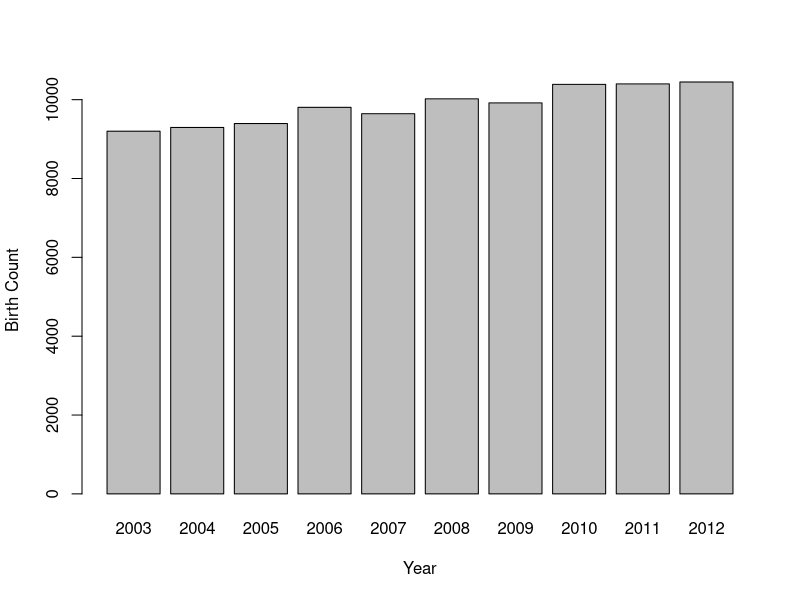
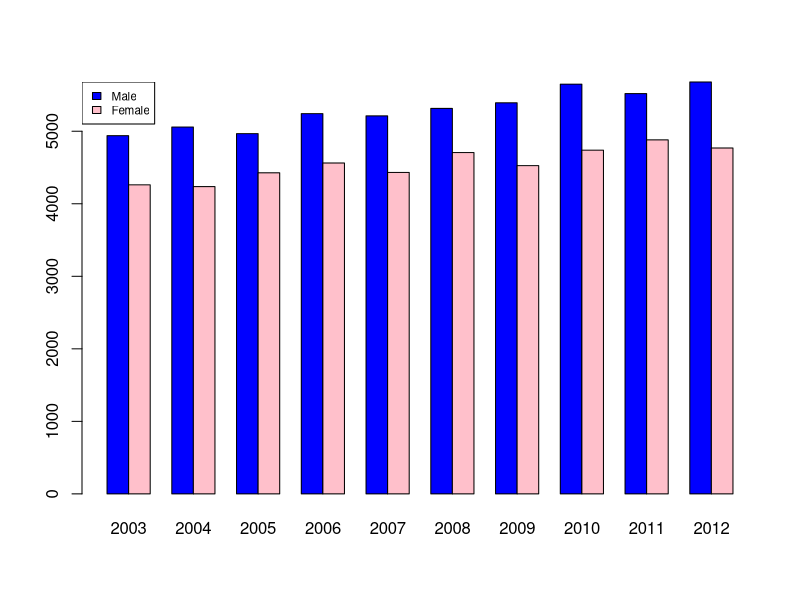
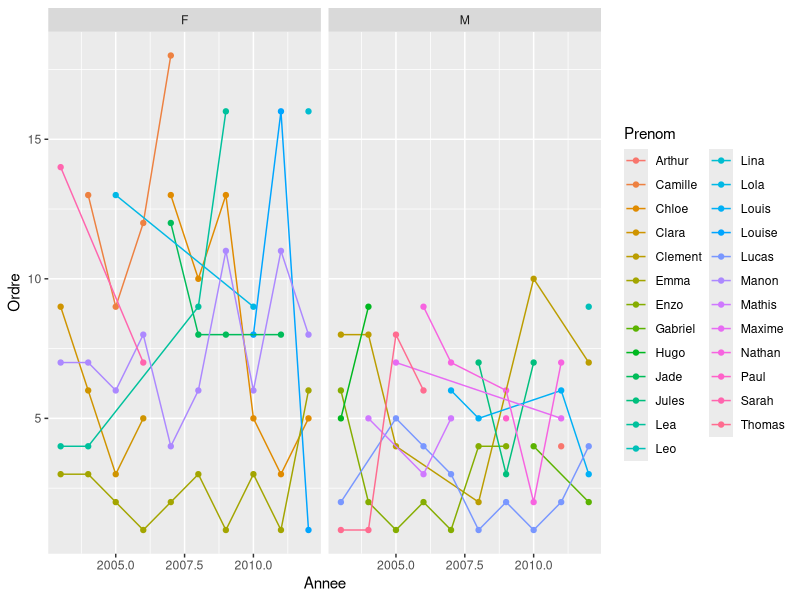
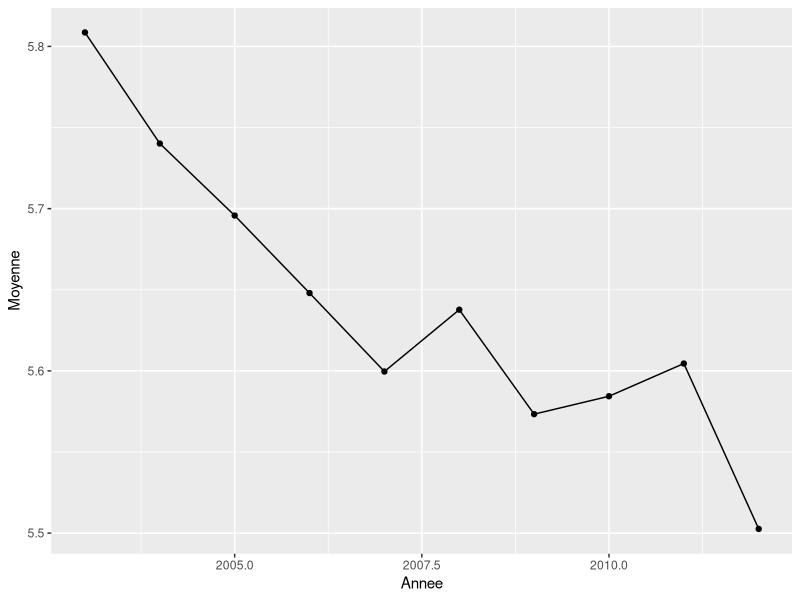
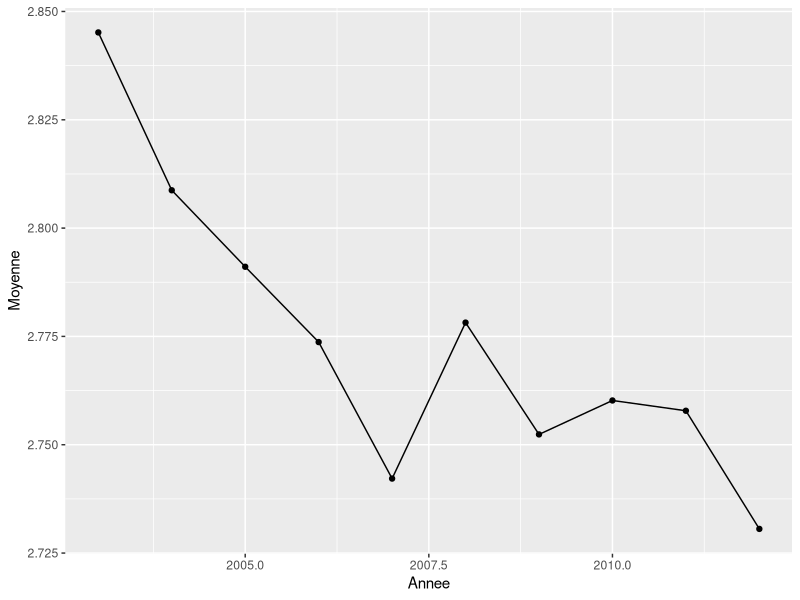
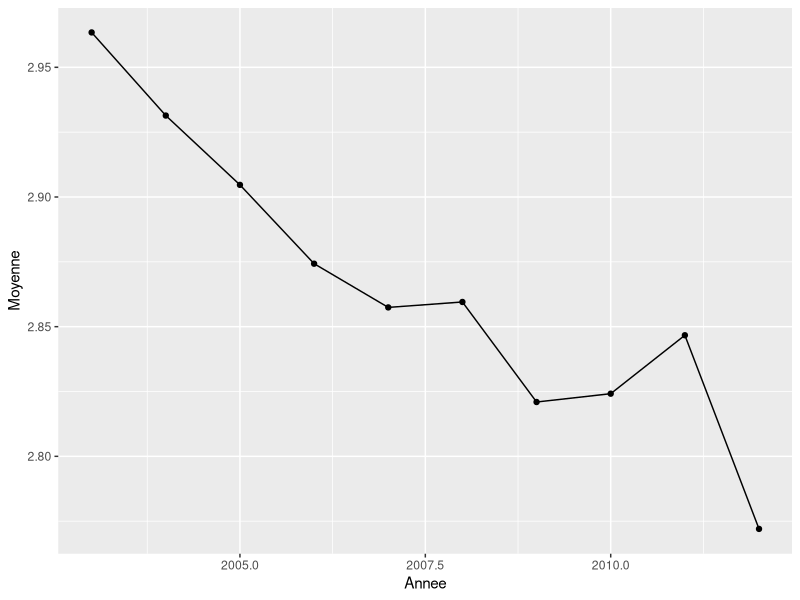
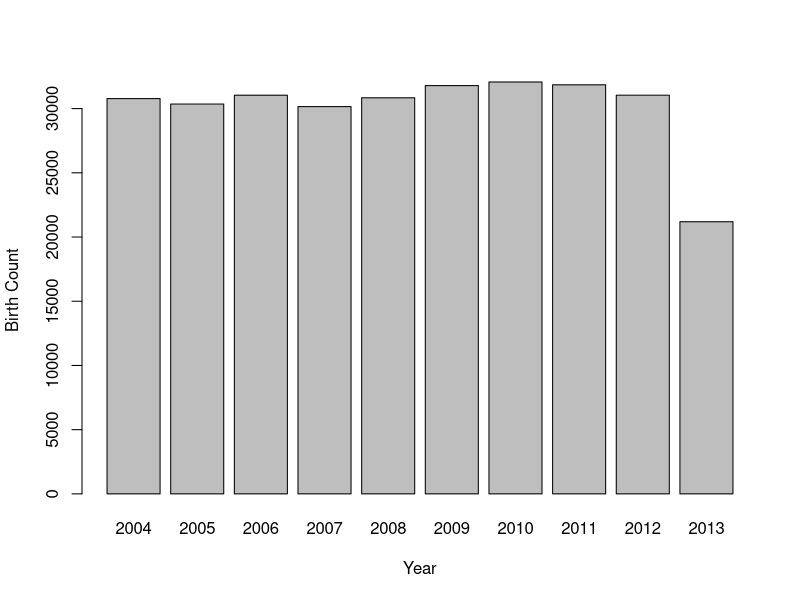
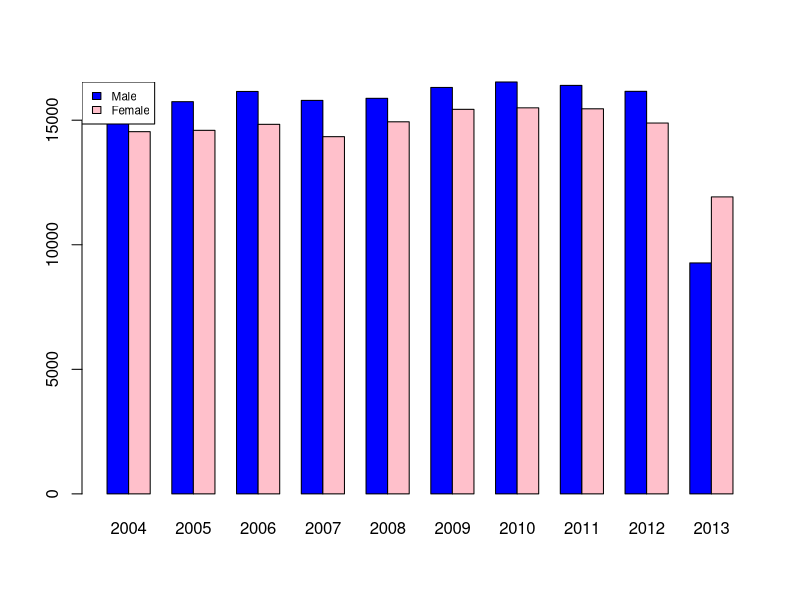

R code for these plots, in order:
install.packages("ggplot2")  
library(ggplot2)
library(dplyr) 
library(patchwork)

data = read.csv("prenoms.csv", sep=";")

a=aggregate(data$Nombre,list(data$Annee), sum)
#x11()
barplot(a$x, names.arg=a$Group, xlab="Year", ylab="Birth Count")

male = aggregate(data$Nombre[data$Sexe=="M"], list(data$Annee[data$Sexe=="M"]), sum)
female = aggregate(data$Nombre[data$Sexe=="F"], list(data$Annee[data$Sexe=="F"]), sum)
values = matrix(c(male$x, female$x), nrow=2, ncol=length(male$Group), byrow=TRUE)
#x11()
barplot(values, names.arg=male$Group, col=c("blue","pink"), beside=TRUE)
legend("topleft", c("Male","Female"), cex=0.7, fill=c("blue","pink"))


c("Mateo","Yacine") %in% data$Prenom    # TRUE TRUE


top_5 = data  %>% group_by(Annee,Sexe) %>% slice_min(Ordre, n=5)
ggplot(top_5, aes(x=Annee, y=Ordre, color = Prenom)) + geom_point() +geom_line() + facet_wrap(~Sexe)


total = aggregate(data$Nombre, list(data$Prenom), sum)
head(total[order(total$x, decreasing=TRUE),],10) 

result = data %>%
  group_by(Annee) %>%
  mutate(NbLettres = nchar(Prenom)) %>%
  summarize(Moyenne=mean(NbLettres))
ggplot(result, aes(x = Annee, y = Moyenne)) + geom_line() + geom_point()

avg_vowel = data %>% group_by(Annee) %>%
  mutate(NbLettres=nchar(gsub("[^aeiouy]","",Prenom, ignore.case=TRUE))) %>%
  summarize(Moyenne=mean(NbLettres))
ggplot(avg_vowel, aes(x = Annee, y = Moyenne)) + geom_line() + geom_point()
  
avg_consonant = data %>% group_by(Annee) %>%
  mutate(NbLettres=nchar(gsub("[aeiouy]","",Prenom, ignore.case=TRUE))) %>%
  summarize(Moyenne=mean(NbLettres))
ggplot(avg_consonant, aes(x = Annee, y = Moyenne)) + geom_line() + geom_point()


births_by_year_T <- data %>% group_by(Annee)

births_by_year_T_a = aggregate(births_by_year_T$Nombre, list(births_by_year_T$Annee), sum)
colnames(births_by_year_T_a)[1] <- "Annee"
colnames(births_by_year_T_a)[2] <- "Total"
births_by_year_T_a

nb_compose = data %>% 
  group_by(Annee) %>% 
  mutate(Compose=nchar(gsub("[^-]","",Prenom, ignore.case=TRUE))*Nombre) %>%
  summarize(Nombre=sum(Compose))
nb_compose

nb_compose2 = merge(nb_compose, births_by_year_T_a, by="Annee", all=TRUE)
nb_compose2

nb_compose3 = nb_compose2 %>% mutate(Avg=Nombre/Total)
nb_compose3

p1 <-ggplot(nb_compose3, aes(x = Annee, y = Avg)) + geom_line() + geom_point()





#Paris

data= read.csv("prenomsParis.csv", sep=";")

a=aggregate(data$Nombre,list(data$Annee), sum)
#x11()
barplot(a$x, names.arg=a$Group, xlab="Year", ylab="Birth Count")

male = aggregate(data$Nombre[data$Sexe=="M"], list(data$Annee[data$Sexe=="M"]), sum)
female = aggregate(data$Nombre[data$Sexe=="F"], list(data$Annee[data$Sexe=="F"]), sum)
values = matrix(c(male$x, female$x), nrow=2, ncol=length(male$Group), byrow=TRUE)
#x11()
barplot(values, names.arg=male$Group, col=c("blue","pink"), beside=TRUE)
legend("topleft", c("Male","Female"), cex=0.7, fill=c("blue","pink"))


c("Mateo","Yacine") %in% data$Prenom    # TRUE TRUE


top_5 = data  %>% group_by(Annee,Sexe) %>% slice_max(Nombre, n=5)
ggplot(top_5, aes(x=Annee, y=Nombre, color = Prenom)) + geom_point() +geom_line() + facet_wrap(~Sexe)


total = aggregate(data$Nombre, list(data$Prenom), sum)
head(total[order(total$x, decreasing=TRUE),],10) 

result = data %>%
  group_by(Annee) %>%
  mutate(NbLettres = nchar(Prenom)) %>%
  summarize(Moyenne=mean(NbLettres))
ggplot(result, aes(x = Annee, y = Moyenne)) + geom_line() + geom_point()

avg_vowel = data %>% group_by(Annee) %>%
  mutate(NbLettres=nchar(gsub("[^aeiouy]","",Prenom, ignore.case=TRUE))) %>%
  summarize(Moyenne=mean(NbLettres))
ggplot(avg_vowel, aes(x = Annee, y = Moyenne)) + geom_line() + geom_point()

avg_consonant = data %>% group_by(Annee) %>%
  mutate(NbLettres=nchar(gsub("[aeiouy]","",Prenom, ignore.case=TRUE))) %>%
  summarize(Moyenne=mean(NbLettres))
ggplot(avg_consonant, aes(x = Annee, y = Moyenne)) + geom_line() + geom_point()

births_by_year_P <- data %>% group_by(Annee)

births_by_year_P_a = aggregate(births_by_year_P$Nombre, list(births_by_year_P$Annee), sum)
colnames(births_by_year_P_a)[1] <- "Annee"
colnames(births_by_year_P_a)[2] <- "Total"
births_by_year_P_a

nb_compose = data %>% 
  group_by(Annee) %>% 
  mutate(Compose=nchar(gsub("[^-]","",Prenom, ignore.case=TRUE))*Nombre) %>%
  summarize(Nombre=sum(Compose))
nb_compose

nb_compose2 = merge(nb_compose, births_by_year_P_a, by="Annee", all=TRUE)
nb_compose2

nb_compose3 = nb_compose2 %>% mutate(Avg=Nombre/Total)
nb_compose3

p2 <-ggplot(nb_compose3, aes(x = Annee, y = Avg)) + geom_line() + geom_point()

p1 + p2


###############################################################################

data_t = read.csv("prenoms.csv", sep=";")
data_p = read.csv("prenomsParis.csv", sep=";")

total_t = sum(data_t$Nombre)
total_p = sum(data_p$Nombre)

total_prenoms_t = aggregate(data_t$Nombre, list(data_t$Prenom), sum)
total_prenoms_p = aggregate(data_p$Nombre, list(data_p$Prenom), sum)

total_prenoms_t$Frequence <- total_prenoms_t$x / total_t
total_prenoms_p$Frequence <- total_prenoms_p$x / total_p

total_prenoms = merge(total_prenoms_t, total_prenoms_p, by="Group.1")

total_prenoms$Diff = abs(total_prenoms$Frequence.x - total_prenoms$Frequence.y)

most_unshared = total_prenoms %>% slice_max(Diff, n=5)






